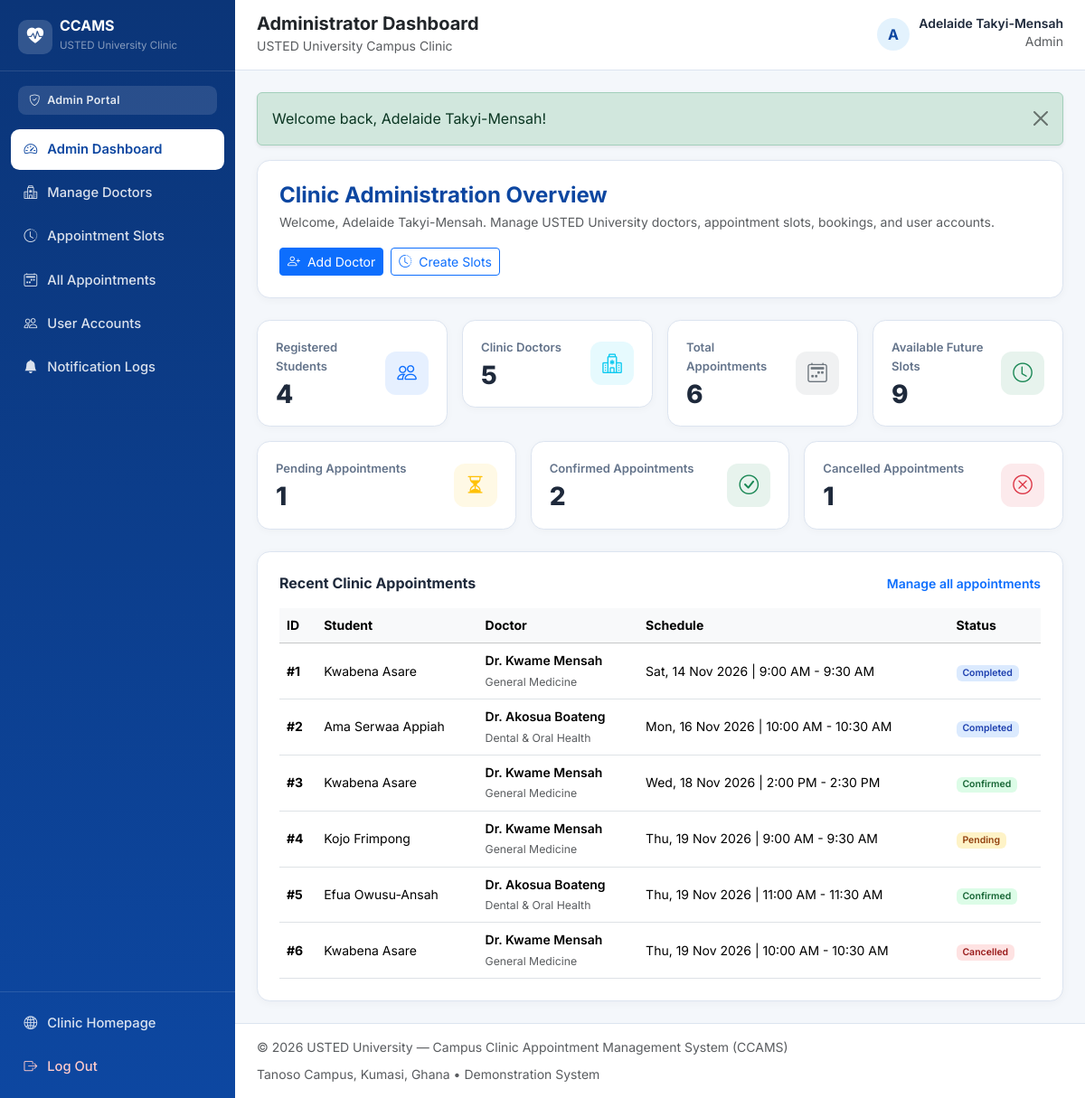
Page /admin/dashboard.php (signed in) on the committed database.
### tables this page shows
CREATE TABLE `users` (
    `user_id` INT UNSIGNED NOT NULL AUTO_INCREMENT,
    `full_name` VARCHAR(120) NOT NULL,
    `email` VARCHAR(150) NOT NULL,
    `password_hash` VARCHAR(255) NOT NULL,
    `phone` VARCHAR(25) DEFAULT NULL,
    `role` ENUM('student', 'doctor', 'admin') NOT NULL DEFAULT 'student',
    `account_status` ENUM('active', 'inactive') NOT NULL DEFAULT 'active',
    `created_at` TIMESTAMP NOT NULL DEFAULT CURRENT_TIMESTAMP,
    `updated_at` TIMESTAMP NOT NULL DEFAULT CURRENT_TIMESTAMP ON UPDATE CURRENT_TIMESTAMP,
    PRIMARY KEY (`user_id`),
    UNIQUE KEY `uq_users_email` (`email`),
    KEY `idx_users_role_status` (`role`, `account_status`)
);

CREATE TABLE `appointments` (
    `appointment_id` INT UNSIGNED NOT NULL AUTO_INCREMENT,
    `student_id` INT UNSIGNED NOT NULL,
    `slot_id` INT UNSIGNED NOT NULL,
    `reason` VARCHAR(255) DEFAULT NULL,
    `status` ENUM('pending', 'confirmed', 'cancelled', 'completed', 'rejected') NOT NULL DEFAULT 'pending',
    `created_at` TIMESTAMP NOT NULL DEFAULT CURRENT_TIMESTAMP,
    `updated_at` TIMESTAMP NOT NULL DEFAULT CURRENT_TIMESTAMP ON UPDATE CURRENT_TIMESTAMP,
    PRIMARY KEY (`appointment_id`),
    KEY `idx_appointments_student_status` (`student_id`, `status`),
    KEY `idx_appointments_slot_status` (`slot_id`, `status`),
    KEY `idx_appointments_status_created` (`status`, `created_at`),
    CONSTRAINT `fk_appointments_student`
        FOREIGN KEY (`student_id`) REFERENCES `users` (`user_id`)
        ON DELETE CASCADE ON UPDATE CASCADE,
    CONSTRAINT `fk_appointments_slot`
        FOREIGN KEY (`slot_id`) REFERENCES `appointment_slots` (`slot_id`)
        ON DELETE RESTRICT ON UPDATE CASCADE
);

CREATE TABLE `doctors` (
    `doctor_id` INT UNSIGNED NOT NULL AUTO_INCREMENT,
    `user_id` INT UNSIGNED NOT NULL,
    `specialization` VARCHAR(120) NOT NULL,
    `availability_status` ENUM('available', 'unavailable') NOT NULL DEFAULT 'available',
    `created_at` TIMESTAMP NOT NULL DEFAULT CURRENT_TIMESTAMP,
    PRIMARY KEY (`doctor_id`),
    UNIQUE KEY `uq_doctors_user_id` (`user_id`),
    KEY `idx_doctors_specialization` (`specialization`),
    KEY `idx_doctors_availability` (`availability_status`),
    CONSTRAINT `fk_doctors_user`
        FOREIGN KEY (`user_id`) REFERENCES `users` (`user_id`)
        ON DELETE CASCADE ON UPDATE CASCADE
);

CREATE TABLE `appointment_slots` (
    `slot_id` INT UNSIGNED NOT NULL AUTO_INCREMENT,
    `doctor_id` INT UNSIGNED NOT NULL,
    `start_time` DATETIME NOT NULL,
    `end_time` DATETIME NOT NULL,
    `status` ENUM('available', 'booked', 'inactive') NOT NULL DEFAULT 'available',
    `created_at` TIMESTAMP NOT NULL DEFAULT CURRENT_TIMESTAMP,
    PRIMARY KEY (`slot_id`),
    KEY `idx_slots_doctor_time` (`doctor_id`, `start_time`),
    KEY `idx_slots_status_time` (`status`, `start_time`),
    CONSTRAINT `fk_slots_doctor`
        FOREIGN KEY (`doctor_id`) REFERENCES `doctors` (`doctor_id`)
        ON DELETE CASCADE ON UPDATE CASCADE
);

### admin/dashboard.php (the view, shortened to what the rows shown need)
<?php
require_once __DIR__ . '/../includes/auth.php';
$admin = require_auth('admin');
$pdo = get_pdo();
$recentAppointments = $pdo->query(
    'SELECT a.appointment_id, a.status, a.created_at,
            s.start_time, s.end_time,
            stu.full_name AS student_name,
            doc_u.full_name AS doctor_name, d.specialization
     FROM appointments a
     INNER JOIN users stu ON stu.user_id = a.student_id
     INNER JOIN appointment_slots s ON s.slot_id = a.slot_id
     INNER JOIN doctors d ON d.doctor_id = s.doctor_id
     INNER JOIN users doc_u ON doc_u.user_id = d.user_id
     ORDER BY a.created_at DESC
     LIMIT 8'
)->fetchAll();
$pageTitle = 'Administrator Dashboard';
$layoutMode = 'dashboard';
require_once __DIR__ . '/../includes/header.php';
?>
<div class="ccams-card p-4 mb-4">
    <div class="d-flex flex-wrap justify-content-between align-items-center gap-3">
        <div>
            <h2 class="h4 fw-bold mb-1 text-primary-dark">Clinic Administration Overview</h2>
            <p class="small text-muted mb-0">
                Welcome, <?php echo e($admin['full_name']); ?>. Manage USTED University doctors, appointment slots, bookings, and user accounts.
            </p>
        </div>
    </div>
</div>
<div class="ccams-card p-4">
    <?php if (empty($recentAppointments)): ?>
        <p class="small text-muted mb-0">No appointments recorded in the system yet.</p>
    <?php else: ?>
        <div class="table-responsive">
            <table class="table table-hover align-middle small mb-0">
                <thead class="table-light">
                    <tr>
                        <th>ID</th>
                        <th>Student</th>
                        <th>Doctor</th>
                        <th>Schedule</th>
                        <th>Status</th>
                    </tr>
                </thead>
                <tbody>
                    <?php foreach ($recentAppointments as $appt): ?>
                        <tr>
                            <td class="fw-bold">#<?php echo (int) $appt['appointment_id']; ?></td>
                            <td><?php echo e($appt['student_name']); ?></td>
                            <td>
                                <div class="fw-semibold"><?php echo e($appt['doctor_name']); ?></div>
                                <small class="text-muted"><?php echo e($appt['specialization']); ?></small>
                            </td>
                            <td><?php echo e(format_slot_range((string) $appt['start_time'], (string) $appt['end_time'])); ?></td>
                            <td>
                                <span class="badge <?php echo status_badge_class((string) $appt['status']); ?>">
                                    <?php echo e(ucfirst((string) $appt['status'])); ?>
                                </span>
                            </td>
                        </tr>
                    <?php endforeach; ?>
                </tbody>
            </table>
        </div>
    <?php endif; ?>
</div>
<?php require_once __DIR__ . '/../includes/footer.php'; ?>

### includes/header.php (shortened to what the rows shown need)
<?php
$pageTitle = $pageTitle ?? 'USTED University — Campus Clinic Appointment Management System';
$layoutMode = $layoutMode ?? 'public';
$authUser = current_user();
$flashes = get_flashes();
?>
<!DOCTYPE html>
<html lang="en">
<head>
    <link href="https://cdn.jsdelivr.net/npm/bootstrap@5.3.3/dist/css/bootstrap.min.css" rel="stylesheet">
    <link href="https://cdn.jsdelivr.net/npm/bootstrap-icons@1.11.3/font/bootstrap-icons.min.css" rel="stylesheet">
    <link href="<?php echo e(app_url('assets/css/style.css')); ?>" rel="stylesheet">
</head>
<body class="<?php echo $layoutMode === 'dashboard' ? 'ccams-dashboard-body' : 'ccams-public-body'; ?>">
<?php if ($layoutMode === 'dashboard' && $authUser): ?>
    <div class="dashboard-wrapper">
        <aside class="dashboard-sidebar" id="dashboardSidebar" aria-label="Dashboard Navigation">
            <div class="sidebar-brand">
                <a href="<?php echo e(app_url('index.php')); ?>" class="d-flex align-items-center gap-2 text-decoration-none text-white">
                    <span class="brand-emblem">
                        <i class="bi bi-heart-pulse-fill"></i>
                    </span>
                    <div>
                        <div class="fw-bold lh-1 fs-6">CCAMS</div>
                        <small class="text-white-50" style="font-size: 0.72rem;">USTED University Clinic</small>
                    </div>
                </a>
            </div>
            <div class="sidebar-role-pill">
                <i class="bi bi-shield-check me-1"></i>
                <?php echo e(ucfirst($authUser['role'])); ?> Portal
            </div>
            <nav class="sidebar-nav">
                <?php if ($authUser['role'] === 'student'): ?>
                    <a class="sidebar-link <?php echo is_active_nav('student/dashboard.php'); ?>" href="<?php echo e(app_url('student/dashboard.php')); ?>">
                        <i class="bi bi-speedometer2"></i><span>Dashboard</span>
                    </a>
                    <a class="sidebar-link <?php echo is_active_nav('student/doctors.php'); ?>" href="<?php echo e(app_url('student/doctors.php')); ?>">
                        <i class="bi bi-person-badge"></i><span>Available Doctors</span>
                    </a>
                    <a class="sidebar-link <?php echo is_active_nav('student/book_appointment.php'); ?>" href="<?php echo e(app_url('student/book_appointment.php')); ?>">
                        <i class="bi bi-calendar-plus"></i><span>Book Appointment</span>
                    </a>
                    <a class="sidebar-link <?php echo is_active_nav('student/my_appointments.php') || is_active_nav('student/appointment_details.php') ? 'active' : ''; ?>" href="<?php echo e(app_url('student/my_appointments.php')); ?>">
                        <i class="bi bi-calendar2-check"></i><span>My Appointments</span>
                    </a>
                    <a class="sidebar-link <?php echo is_active_nav('student/notifications.php'); ?>" href="<?php echo e(app_url('student/notifications.php')); ?>">
                        <i class="bi bi-bell"></i><span>Notifications</span>
                    </a>
                    <a class="sidebar-link <?php echo is_active_nav('student/profile.php'); ?>" href="<?php echo e(app_url('student/profile.php')); ?>">
                        <i class="bi bi-person-gear"></i><span>Profile &amp; Password</span>
                    </a>
                <?php elseif ($authUser['role'] === 'admin'): ?>
                    <a class="sidebar-link <?php echo is_active_nav('admin/dashboard.php'); ?>" href="<?php echo e(app_url('admin/dashboard.php')); ?>">
                        <i class="bi bi-speedometer2"></i><span>Admin Dashboard</span>
                    </a>
                    <a class="sidebar-link <?php echo is_active_nav('admin/manage_doctors.php') || is_active_nav('admin/add_doctor.php') || is_active_nav('admin/edit_doctor.php') ? 'active' : ''; ?>" href="<?php echo e(app_url('admin/manage_doctors.php')); ?>">
                        <i class="bi bi-hospital"></i><span>Manage Doctors</span>
                    </a>
                    <a class="sidebar-link <?php echo is_active_nav('admin/manage_slots.php'); ?>" href="<?php echo e(app_url('admin/manage_slots.php')); ?>">
                        <i class="bi bi-clock-history"></i><span>Appointment Slots</span>
                    </a>
                    <a class="sidebar-link <?php echo is_active_nav('admin/manage_appointments.php'); ?>" href="<?php echo e(app_url('admin/manage_appointments.php')); ?>">
                        <i class="bi bi-calendar2-week"></i><span>All Appointments</span>
                    </a>
                    <a class="sidebar-link <?php echo is_active_nav('admin/manage_users.php'); ?>" href="<?php echo e(app_url('admin/manage_users.php')); ?>">
                        <i class="bi bi-people"></i><span>User Accounts</span>
                    </a>
                    <a class="sidebar-link <?php echo is_active_nav('admin/notifications.php'); ?>" href="<?php echo e(app_url('admin/notifications.php')); ?>">
                        <i class="bi bi-bell-fill"></i><span>Notification Logs</span>
                    </a>
                <?php endif; ?>
            </nav>
            <div class="sidebar-footer">
                <a href="<?php echo e(app_url('index.php')); ?>" class="sidebar-link">
                    <i class="bi bi-globe2"></i><span>Clinic Homepage</span>
                </a>
                <form method="post" action="<?php echo e(app_url('logout.php')); ?>" class="mt-1">
                    <button type="submit" class="sidebar-link w-100 border-0 bg-transparent text-start text-danger-soft">
                        <i class="bi bi-box-arrow-right"></i><span>Log Out</span>
                    </button>
                </form>
            </div>
        </aside>
        <div class="dashboard-main">
            <header class="dashboard-topbar">
                <div class="d-flex align-items-center gap-3">
                    <div>
                        <h1 class="h5 mb-0 fw-bold text-dark"><?php echo e($pageTitle); ?></h1>
                        <small class="text-muted">USTED University Campus Clinic</small>
                    </div>
                </div>
                <div class="d-flex align-items-center gap-3">
                    <div class="user-profile-chip">
                        <div class="avatar-circle">
                            <?php echo e(strtoupper(substr((string) $authUser['full_name'], 0, 1))); ?>
                        </div>
                        <div class="d-none d-sm-block text-end">
                            <div class="fw-semibold small lh-1"><?php echo e($authUser['full_name']); ?></div>
                            <small class="text-muted text-capitalize"><?php echo e($authUser['role']); ?></small>
                        </div>
                    </div>
                </div>
            </header>
            <main id="main-content" class="dashboard-content">
                <?php if (!empty($flashes)): ?>
                    <?php foreach ($flashes as $flash): ?>
                        <div class="alert alert-<?php echo e($flash['type']); ?> alert-dismissible fade show shadow-sm" role="alert">
                            <?php echo e($flash['message']); ?>
                            <button type="button" class="btn-close" data-bs-dismiss="alert" aria-label="Close"></button>
                        </div>
                    <?php endforeach; ?>
                <?php endif; ?>
<?php endif; ?>

### rows in the picture
users: role "Admin", full_name "A", full_name "Adelaide Takyi-Mensah"
appointments: appointment_id "1", student.full_name "Kwabena Asare", users.full_name "Dr. Kwame Mensah", doctors.specialization "General Medicine", slot.end_time "Sat, 14 Nov 2026 | 9:00 AM - 9:30 AM", status "Completed"
appointments: appointment_id "2", student.full_name "Ama Serwaa Appiah", users.full_name "Dr. Akosua Boateng", doctors.specialization "Dental & Oral Health", slot.end_time "Mon, 16 Nov 2026 | 10:00 AM - 10:30 AM", status "Completed"
appointments: appointment_id "3", student.full_name "Kwabena Asare", users.full_name "Dr. Kwame Mensah", doctors.specialization "General Medicine", slot.end_time "Wed, 18 Nov 2026 | 2:00 PM - 2:30 PM", status "Confirmed"
appointments: appointment_id "4", student.full_name "Kojo Frimpong", users.full_name "Dr. Kwame Mensah", doctors.specialization "General Medicine", slot.end_time "Thu, 19 Nov 2026 | 9:00 AM - 9:30 AM", status "Pending"
appointments: appointment_id "5", student.full_name "Efua Owusu-Ansah", users.full_name "Dr. Akosua Boateng", doctors.specialization "Dental & Oral Health", slot.end_time "Thu, 19 Nov 2026 | 11:00 AM - 11:30 AM", status "Confirmed"
appointments: appointment_id "6", student.full_name "Kwabena Asare", users.full_name "Dr. Kwame Mensah", doctors.specialization "General Medicine", slot.end_time "Thu, 19 Nov 2026 | 10:00 AM - 10:30 AM", status "Cancelled"

### other values in the picture
$pageTitle "Administrator Dashboard"
$flash['message'] "Welcome back, Adelaide Takyi-Mensah!"
$totalStudents "4"
$totalDoctors "5"
$apptCounts['total'] "6"
$availableSlots "9"
$apptCounts['pending'] "1"
$apptCounts['confirmed'] "2"
$apptCounts['cancelled'] "1"
